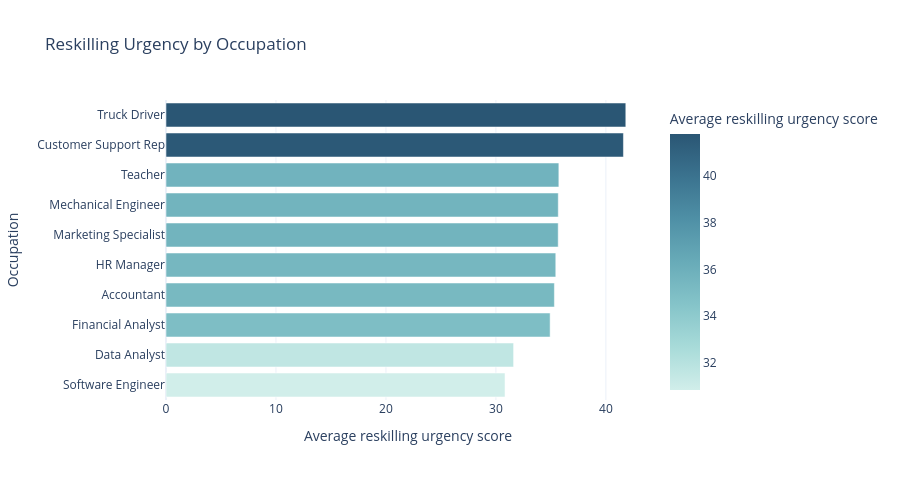

The notebook cell this image was saved under:
### Markdown cell above
## 10. Question 5 — Which occupations have the greatest reskilling urgency?

### Code cell
reskill_role = df.groupby('job_role')['reskilling_urgency_score'].mean().sort_values(ascending=False)

fig = px.bar(
    reskill_role.reset_index(),
    x='reskilling_urgency_score', y='job_role', orientation='h',
    color='reskilling_urgency_score', color_continuous_scale='Teal',
    labels={'reskilling_urgency_score': 'Average reskilling urgency score', 'job_role': 'Occupation'},
    title='Reskilling Urgency by Occupation'
)
fig.update_layout(yaxis={'categoryorder': 'total ascending'}, height=480)
fig.show()

### Figure 1 — Plotly figure (JSON) as saved in the notebook; plotly's stock layout.template omitted (floating-point values rounded to 4 significant figures)
{"data": [{"hovertemplate": "Average reskilling urgency score=%{marker.color}<br>Occupation=%{y}<extra></extra>", "legendgroup": "", "marker": {"color": [41.81, 41.6, 35.72, 35.67, 35.66, 35.44, 35.32, 34.93, 31.61, 30.83], "coloraxis": "coloraxis", "pattern": {"shape": ""}}, "name": "", "orientation": "h", "showlegend": false, "textposition": "auto", "type": "bar", "x": [41.81, 41.6, 35.72, 35.67, 35.66, 35.44, 35.32, 34.93, 31.61, 30.83], "xaxis": "x", "y": ["Truck Driver", "Customer Support Rep", "Teacher", "Mechanical Engineer", "Marketing Specialist", "HR Manager", "Accountant", "Financial Analyst", "Data Analyst", "Software Engineer"], "yaxis": "y"}], "layout": {"barmode": "relative", "coloraxis": {"autocolorscale": false, "colorbar": {"title": {"text": "Average reskilling urgency score"}}, "colorscale": [[0.0, "rgb(209, 238, 234)"], [0.1667, "rgb(168, 219, 217)"], [0.3333, "rgb(133, 196, 201)"], [0.5, "rgb(104, 171, 184)"], [0.6667, "rgb(79, 144, 166)"], [0.8333, "rgb(59, 115, 143)"], [1.0, "rgb(42, 86, 116)"]]}, "height": 480, "legend": {"tracegroupgap": 0}, "title": {"text": "Reskilling Urgency by Occupation"}, "xaxis": {"anchor": "y", "domain": [0.0, 1.0], "title": {"text": "Average reskilling urgency score"}}, "yaxis": {"anchor": "x", "categoryorder": "total ascending", "domain": [0.0, 1.0], "title": {"text": "Occupation"}}}}
